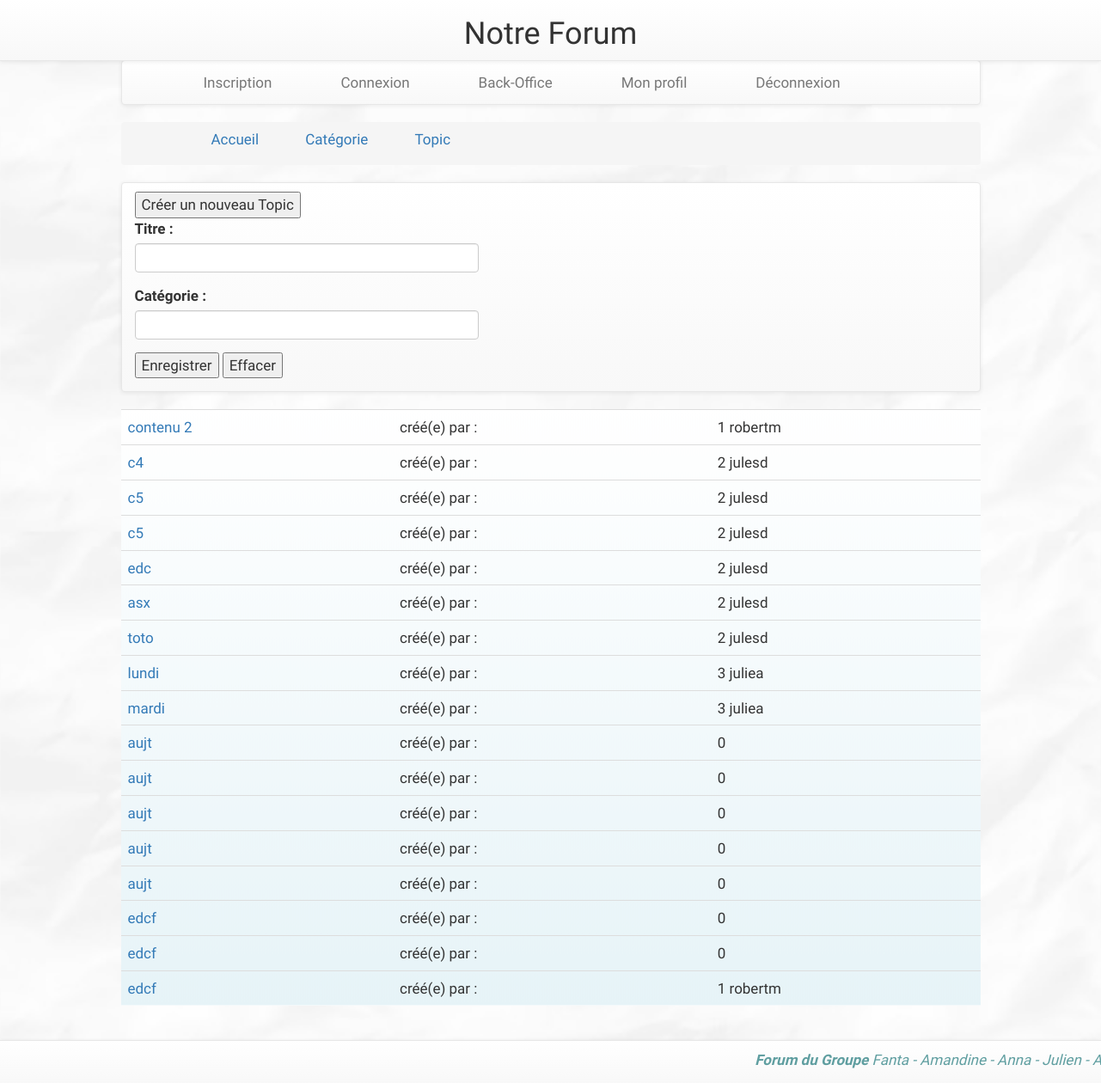
/topic.php?idcat=2, run on the app's committed database.
### tables this page shows
CREATE TABLE `topic` (
  `id_topic` int(11) NOT NULL,
  `titre` varchar(50) NOT NULL,
  `id_user` int(11) NOT NULL,
  `id_categorie` int(11) NOT NULL
);

CREATE TABLE `user` (
  `id_user` int(11) NOT NULL,
  `nom` varchar(45) NOT NULL,
  `prenom` varchar(45) NOT NULL,
  `pseudo` varchar(45) NOT NULL,
  `mdphash` varchar(64) NOT NULL,
  `nais` date NOT NULL,
  `tel` varchar(10) NOT NULL,
  `email` varchar(45) NOT NULL,
  `profil` tinyint(4) NOT NULL
);

### topic.php (called while the page is built, shortened)
<?php
require_once('controller/topic.inc');
require_once('model/Topic.class.inc');
require_once('view/topic.inc');
require_once('orm/TopicRepo.class.inc');
?>

### orm/AbstractRepo.class.inc (called while the page is built)
<?php
abstract class AbstractRepo {
	private $db;
	protected function __construct() {
		$db_host = 'localhost';
		$db_user = 'root';
		$db_pwd = '';
		$db_name = 'forum2';
		$this->db = new PDO("mysql:host=$db_host;dbname=$db_name;charset=utf8", $db_user, $db_pwd,
			array(PDO::ATTR_ERRMODE => PDO::ERRMODE_EXCEPTION));
	}
	public function getDb() {
		return $this->db;
	}
}
?>

### orm/TopicRepo.class.inc (called while the page is built, shortened)
<?php
require_once('orm/AbstractRepo.class.inc');
require_once('model/Topic.class.inc');
class TopicRepo extends AbstractRepo {
	private static $instance;
	public static function getInstance() {
		if(isset(self::$instance)) {
			return self::$instance;
		} else {
			self::$instance = new TopicRepo();
			return self::$instance;
		}
	}
	public function getAllTopicsByCategorieId($cat_id) {
	$sql = 'SELECT * FROM topic WHERE id_categorie=:varIdCat;';
		$st  = $this->getDb()->prepare($sql);
                $params = array(
                    'varIdCat' => $cat_id,
                );
                $st->execute($params);
		$tabTopic = array();
		while($topicTmp = $st->fetch()) {
			$tabTopic[] = new Topic(intval($topicTmp['id_topic']), $topicTmp['titre'], intval($topicTmp['id_user']),intval($topicTmp['id_categorie']));
	}
        return $tabTopic;}
	public function getPseudoByTopic($idTopic){
            $sql="SELECT pseudo FROM topic INNER JOIN user ON topic.id_user = user.id_user
                  WHERE id_topic = $idTopic;";
            $result = $this->getDb()->query($sql);
            $pseudoUserTopic = $result->fetch();
            return $pseudoUserTopic['0'];
        }
}
?>

### controller/topic.inc (called while the page is built, shortened)
<?php
require_once('orm/TopicRepo.class.inc');
if(isset($_GET['idcat'])) {
    $topicRepo = TopicRepo::getInstance();
    $tabTopics = $topicRepo->getAllTopicsByCategorieId($_GET['idcat']);
} else {
    header('Location: index.php');
}
?>

### model/Topic.class.inc (called while the page is built, shortened)
<?php
class Topic {
	private $idTopic;
        private $titreTopic;
        private $idUser;
	public function getIdTopic() {
		return $this->idTopic;
	}
	private function setIdTopic($idTopic) {
		if(is_int($idTopic)) {
			$this->idTopic = $idTopic;
		} else {
			throw new Exception('L\'id du topic doit être un entier');
		}
	}
        public function getTitreTopic() {
		return $this->titreTopic;
	}
	public function setTitreTopic($titreTopic) {
		$titreTopic = trim($titreTopic);
		$titreTopic = strip_tags($titreTopic);
		if(is_string($titreTopic) && $titreTopic != '') {
			$this->titreTopic = substr($titreTopic, 0, 49);
		} else {
			throw new Exception('Le titre de l\'article doit être une chaine non vide');
		}
	}
        public function getIdUser() {
		return $this->idUser;
	}
	public function setIdUser($idUser) {
		if(is_int($idUser)) {
			$this->idUser = $idUser;
		} else {
			throw new Exception('L\'id du user doit être un entier');
		}
	}
}

### view/topic.inc (the view, shortened to what this page needs)
<?php
require_once('parts/header.inc');
?>
<div class="navbar navbar-default navbar-static">
    <div class="container">
        <button style="margin-top: 1rem;" class="toggle-visibility2" data-target="#post-detailsxxx">
            Créer un nouveau Topic
        </button>
<div id="post-detailsxxx" style="width: 40rem;">
    <form method="POST" role="form">
        <div class="form-group">
            <label for="input_titre">Titre : </label>
	    <input class="form-control" type="text" id="input_titre" name="titre_topic" />
        </div>
        <div class="form-group">
            <label for="input_categorie">Catégorie : </label>
            <input class="form-control" type="text" id="input_categorie" name="categorie_topic" />
        </div>
        <div class="form-group">
            <input class="form_button" name="submit" type="submit" value="Enregistrer" />
            <input class="form_button" name="Reset" type="submit" value="Effacer" />
        </div>
    </form>
</div>
</div></div>
<?php
echo '<div class="table-responsive" style="margin-top: 2rem;"><table class="table" style="background: linear-gradient(white, #E6F3F7);">';
foreach($tabTopics as $topic) {
    echo '<tr><td ><!--' .
          $topic->getIdCat(). '</td><td>' .' / -->' .
          '<a href=post.php?idtopic='.$topic->getIdTopic().'>'.$topic->getTitreTopic().'</a></td>' .
          '<td>' .' créé(e) par : ' . '</td>' .
          '<td>' . $topic->getIdUser().' '.$topicRepo->getPseudoByTopic($topic->getIdTopic()).'</td><tr/>';
}
echo '</div></table>';
?>
<?php
require_once('parts/footer.inc');
?>

### css/style.css (style rules this page uses)
body { padding-top: 70px; width: 1000px; height: auto; text-align: justify; margin : auto; padding-bottom: 70px; font-family: "Aubrey"; font-size: 17px; background-image: url("images/background.jpg"); background-size: 100%; }
#post-detailsxxx { width: 350px; }

### data on the page
topic: titre "contenu 2", id_user "1", id_topic.pseudo "robertm"
topic: titre "c4", id_user "2", id_topic.pseudo "julesd"
topic: titre "c5", id_user "2", id_topic.pseudo "julesd"
topic: titre "c5", id_user "2", id_topic.pseudo "julesd"
topic: titre "edc", id_user "2", id_topic.pseudo "julesd"
topic: titre "asx", id_user "2", id_topic.pseudo "julesd"
topic: titre "toto", id_user "2", id_topic.pseudo "julesd"
topic: titre "lundi", id_user "3", id_topic.pseudo "juliea"
topic: titre "mardi", id_user "3", id_topic.pseudo "juliea"
topic: titre "aujt", id_user "0"
topic: titre "aujt", id_user "0"
topic: titre "aujt", id_user "0"
topic: titre "aujt", id_user "0"
topic: titre "aujt", id_user "0"
topic: titre "edcf", id_user "0"
topic: titre "edcf", id_user "0"
topic: titre "edcf", id_user "1", id_topic.pseudo "robertm"
